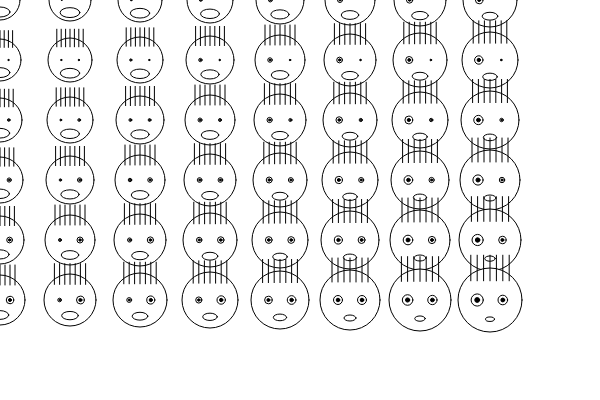
Frame 1 (no input)
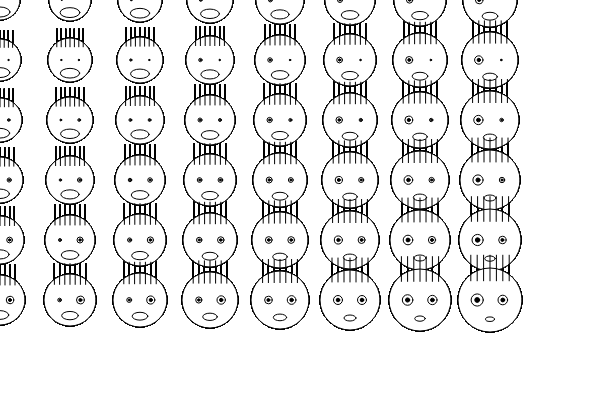
Frame 60 (no input)
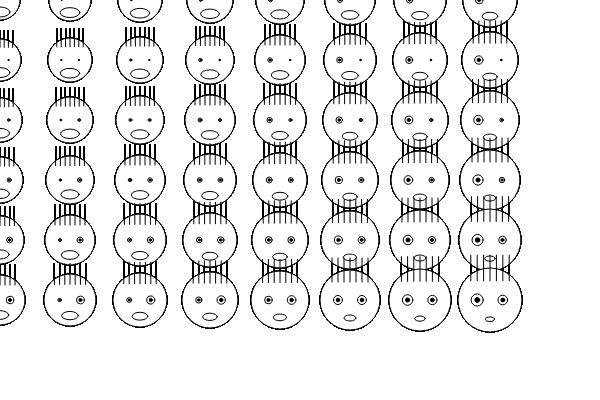
Frame 120 (the mouse pressed at the canvas centre since frame 60)

The p5.js sketch that drew these frames (run headless with seeded random() and noise() and a simulated clock; from frame 60 on, the mouse is pressed at the canvas centre):

// p5.js sketch
// ── sketch.js
// 函数setup() : 准备阶段
function setup() {
	// 创建画布，宽度640像素，高度480像素
	// 画布的坐标系统为，左上角坐标为（0，0），
	// x方向水平向右，y方向垂直向下，单位像素
	createCanvas(600,400);
}

// 函数draw()：作画阶段
function draw() {
	// 	用变量col和row作为循环变量
	for(var col=0;col<8;col++) // 画8列
	{
		for(var row =0;row<6;row++) // 画6行
		{
			var x = col*70; // x坐标为i的70倍，即X方向间隔为70像素
			var y = row*60; // y坐标为i的60倍，即Y方向间隔为60像素
			// 运用循环变量col和row计算五官尺寸
			var faceSize = 40 + col*2 + row*2;
			var mouthScale = 0.5 - (col * 0.03 + row * 0.03);
			var lEyeScale = col * 0.02 + row * 0.01;
			var rEyeScale = row * 0.01 + row * 0.02;
			// 绘制懵逼脸
			drawConfuseFace(
				x,y,
				faceSize,
				mouthScale,
				lEyeScale,
				rEyeScale); 
		}		
	}	
}

// 画懵逼脸
function drawConfuseFace(
	posX, posY,  // 脸部中心位置
	faceSize,  // 脸部尺寸
	scaleMouth,  // 嘴巴尺度比例，相对于脸部尺寸
	scaleLEye,  // 左眼尺度比例， 相对于脸部尺寸
	scaleREye) // 右眼尺度比例， 相对于脸部尺寸
{
	//  -------------- 1 画脸 --------------- 
	fill(255);// 填充白色
	ellipse(posX,posY,faceSize,faceSize);// 圆圈
	
	//  -------------- 2 画眼睛 --------------- 
	// 2.1 计算眼睛相对于脸中心点的偏移量
	var EyeOffsetX = 0.2 * faceSize; // 眼睛横向偏移量为脸部尺寸的0.2倍
	var EyeOffsetY = 0 * faceSize; // 眼睛纵向偏移量为脸部尺寸的0倍

	// 2.2 计算眼睛尺寸
	// 左右眼尺寸
	var LEyeSize = faceSize * scaleLEye; 
	var REyeSize = faceSize * scaleREye;
	// 左右眼珠尺寸
	var LIrisSize = LEyeSize * 0.4;
	var RIrisSize = REyeSize * 0.4;
	
	// 2.2 画出左眼	
	fill(255);// 填充白色
	ellipse(
		posX-EyeOffsetX, // 脸的中心位置向左偏移EyeOffsetX
		posY+EyeOffsetY, // 脸的中心位置向下偏移EyeOffsetY
		LEyeSize,
		LEyeSize);
	
	// 2.3 画出右眼	
	fill(255);// 填充白色
	ellipse(
		posX+EyeOffsetX,
		posY+EyeOffsetY,
		REyeSize,
		REyeSize); 	
	
	// 5 左眼珠
	fill(0);// 填充黑色	
	ellipse(
		posX-EyeOffsetX, // 位置与左眼一样
		posY+EyeOffsetY,
		LIrisSize, // 尺寸则采用比左眼小的尺寸
		LIrisSize);
	
	// 6 右眼珠
	fill(0);// 填充黑色	
	ellipse(
		posX+EyeOffsetX,
		posY+EyeOffsetY,
		RIrisSize,
		RIrisSize);	
	
	//  -------------- 3 画嘴巴 ---------------
	// 3.1 计算嘴巴相对于脸部中心位置的偏移量
	var MouthOffsetX = 0.0;
	var MouthOffsetY = 0.3*faceSize;

	// 3.2 计算嘴巴尺寸
	var MouthWidth = faceSize * scaleMouth;
	var MouthHeight = MouthWidth/2.0;
	
	// 3.3 画出嘴巴
	fill(255); // 填充白色
	ellipse(
		posX + MouthOffsetX,
		posY + MouthOffsetY,
		MouthWidth,
		MouthHeight);	
	
	//  -------------- 4 画头发 --------------- 	
	var offsetX01 = -0.3;
	// while(bool Condition){}:
	// 当条件满足时，就执行{}内容，然后再判断()的条件
	var count = 0;
	while(offsetX01<0.4) 
	{
		drawOneHair(posX,posY,faceSize,offsetX01);
		// 警戒：必须要让while()括号中的条件会变成false
		offsetX01 += 0.1; // += 运算符用途：A+=B 等价于 A=A+B;

		if(count>99999)
		{
			break;
		}
		count ++;
	}	
}

// 绘制一根头发
function drawOneHair(
	faceX,faceY, // 脸的中心位置
	faceSize, // 脸的尺寸
	offsetXOnFaceSize) // 头发X坐标的的偏移量，以脸部尺寸为单位尺寸
{
	// ------------- 1 计算尺寸和位置 ---------//
	// 头发相对脸部中心的Y偏移量
	var HairOffsetY = faceSize * 0.3;	
	// 计算X偏移量
	var offsetX = offsetXOnFaceSize * faceSize;
	// 头发长度
	var HairLength = faceSize * 0.4;

	// --------------- 2 画头发 ---------------//
	line(
		faceX + offsetX,
		faceY - HairOffsetY,
		faceX + offsetX,
		faceY - (HairOffsetY + HairLength) );
}
